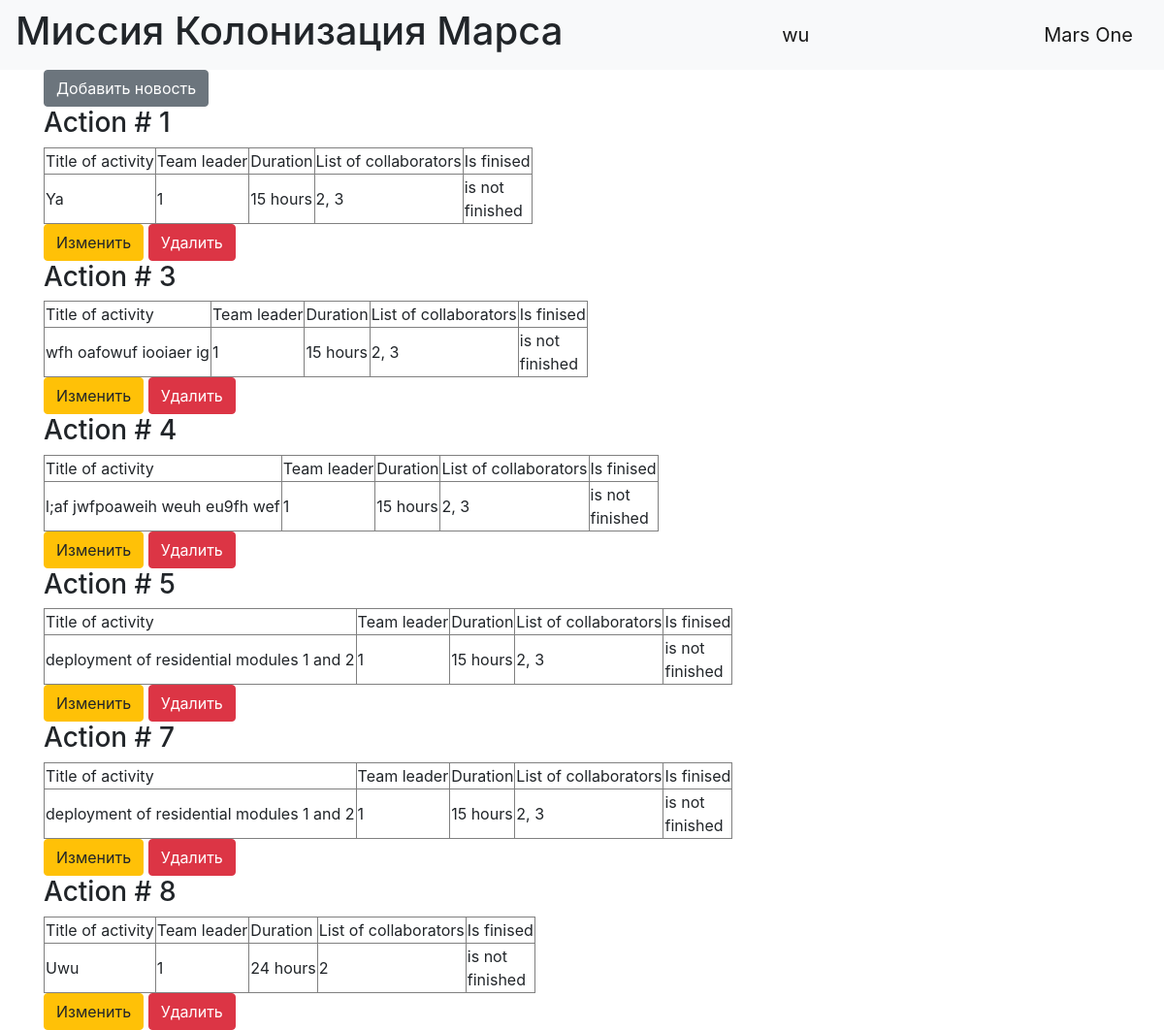
The page / (signed in) on the database its author committed.
### data/users.py (models this page shows, shortened)
class User(SqlAlchemyBase, UserMixin):
    __tablename__ = 'users'
    id = sqlalchemy.Column(sqlalchemy.Integer,
                           primary_key=True, autoincrement=True)
    surname = sqlalchemy.Column(sqlalchemy.String, nullable=True)
    name = sqlalchemy.Column(sqlalchemy.String, nullable=True)
    age = sqlalchemy.Column(sqlalchemy.Integer, nullable=True)
    position = sqlalchemy.Column(sqlalchemy.String, nullable=True)
    speciality = sqlalchemy.Column(sqlalchemy.String, nullable=True)
    address = sqlalchemy.Column(sqlalchemy.String, nullable=True)
    email = sqlalchemy.Column(sqlalchemy.String,
                              index=True, unique=True, nullable=True)
    hashed_password = sqlalchemy.Column(sqlalchemy.String, nullable=True)
    modified_date = sqlalchemy.Column(sqlalchemy.DateTime,
                                      default=datetime.datetime.now)

### data/jobs.py (models this page shows)
class Jobs(SqlAlchemyBase):
    __tablename__ = 'jobs'
    id = sqlalchemy.Column(sqlalchemy.Integer,
                           primary_key=True, autoincrement=True)
    team_leader = sqlalchemy.Column(sqlalchemy.Integer,
                                    sqlalchemy.ForeignKey("users.id"))
    job = sqlalchemy.Column(sqlalchemy.String, nullable=True)
    work_size = sqlalchemy.Column(sqlalchemy.Integer,
                                  default=0)
    collaborators = sqlalchemy.Column(sqlalchemy.String, nullable=True)
    start_date = sqlalchemy.Column(sqlalchemy.Date)
    end_date = sqlalchemy.Column(sqlalchemy.Date)
    is_finished = sqlalchemy.Column(sqlalchemy.Boolean, default=True)

### main.py (the view)
@app.route('/')
def index():
    db_session.global_init('db/mars_explorer.db')
    db_sess = db_session.create_session()
    return render_template('index.html', jobs=db_sess.query(Jobs).all(), i=0)

### data/db_session.py (called while the page is built, shortened)
def global_init(db_file):
    global __factory
    if __factory:
        return

def create_session() -> Session:
    global __factory
    return __factory()

### main.py (called while the page is built)
@login_manager.user_loader
def load_user(user_id):
    db_sess = db_session.create_session()
    return db_sess.query(User).get(user_id)

### templates/index.html
{% extends "base.html" %}
{% block content %}
    {% if current_user.is_authenticated %}
        <a href="news" class="btn btn-secondary">Добавить новость</a>
    {% endif %}
    {% for job in jobs: %}
        <h3>Action # {{job.id}}</h3>
        <table border="1">
            <tr>
                <td>Title of activity</td>
                <td>Team leader</td>
                <td>Duration</td>
                <td>List of collaborators</td>
                <td>Is finised</td>
            </tr>
            <tr>
                <td>{{ job.job }}</td>
                <td>{{ job.team_leader }}</td>
                <td>{{ job.work_size }} hours</td>
                <td>{{ job.collaborators }}</td>
                {% if job.is_finished %}
                    <td>is finished</td>
                {% else %}
                    <td> is not <br> finished</td>
                {% endif %}
            </tr>
        </table>
        {% if current_user.is_authenticated and current_user.id == 1 %}
            <div>
                <a href="/job_edit/{{ job.id }}" class="btn btn-warning">
                    Изменить
                </a>
                <a href="/job_delete/{{ job.id }}" class="btn btn-danger">
                    Удалить
                </a>
            </div>
        {% endif %}
    {% endfor %}
{% endblock %}

### templates/base.html (shortened to what this page needs)
<!doctype html>
<html lang="en">
<head>
    <link rel="stylesheet"
          href="https://stackpath.bootstrapcdn.com/bootstrap/4.4.1/css/bootstrap.min.css"
>
</head>
<body>
<header>
    <nav class="navbar navbar-light bg-light">
        <h1>Миссия Колонизация Марса</h1>
        {% if current_user.is_authenticated %}
            <a class="navbar-brand" href="/logout">{{ current_user.name }}</a>
        {% else %}
            <p>
                <a class="btn btn-primary " href="/register">Зарегистрироваться</a>
                <a class="btn btn-success" href="/login">Войти</a>
            </p>
        {% endif %}
        <a class="navbar-brand" href="#">Mars One</a>
    </nav>
</header>
<main role="main" class="container">
    {% block content %}{% endblock %}
</main>
</body>
</html>

### rows shown on the page
User: name "wu"
Jobs: id "1", job "Ya", team_leader "1", work_size "15", collaborators "2, 3", is_finished "is not"
Jobs: id "3", job "wfh oafowuf iooiaer ig", team_leader "1", work_size "15", collaborators "2, 3", is_finished "is not"
Jobs: id "4", job "l;af jwfpoaweih weuh eu9fh wef", team_leader "1", work_size "15", collaborators "2, 3", is_finished "is not"
Jobs: id "5", job "deployment of residential modules 1 and 2", team_leader "1", work_size "15", collaborators "2, 3", is_finished "is not"
Jobs: id "7", job "deployment of residential modules 1 and 2", team_leader "1", work_size "15", collaborators "2, 3", is_finished "is not"
Jobs: id "8", job "Uwu", team_leader "1", work_size "24", collaborators "2", is_finished "is not"
